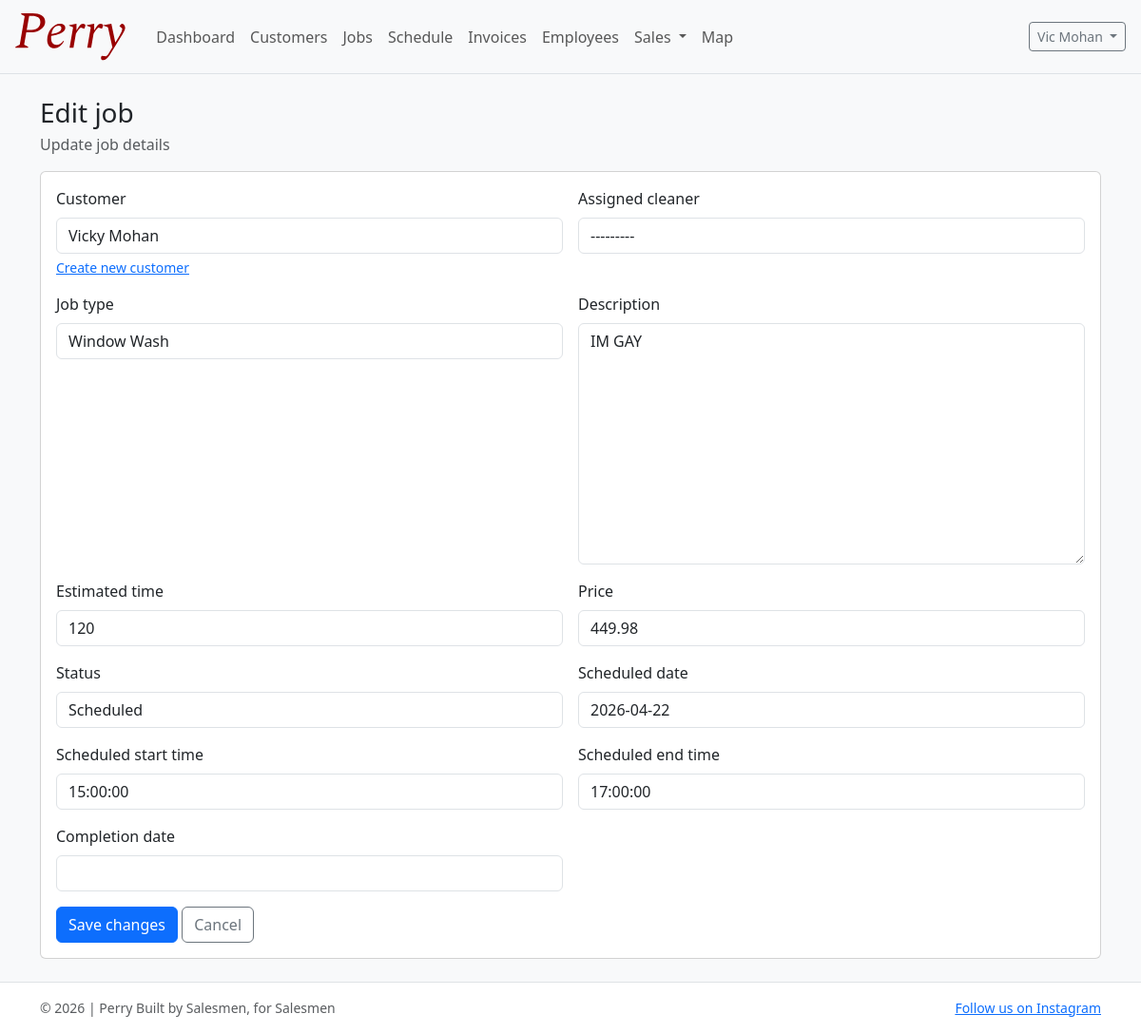
The app's page /jobs/41/edit/ (signed in), older data.
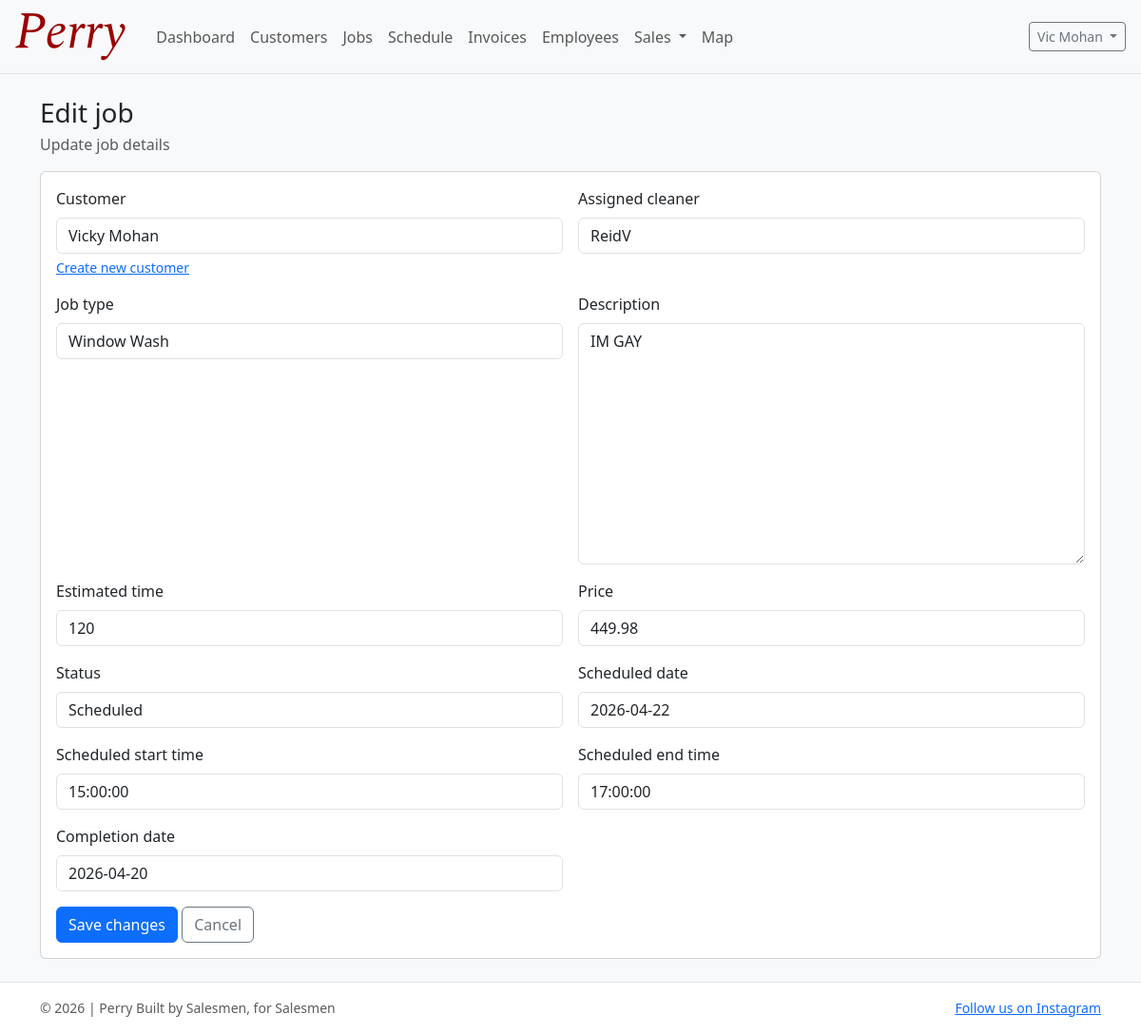
The same page, newer data.
### jobs/models.py (models this page shows, shortened)
class Job(models.Model):
    customer = models.ForeignKey("customers.Customer", on_delete=models.CASCADE, related_name="jobs")
    sale = models.OneToOneField("sales.Sale", on_delete=models.SET_NULL, null=True, blank=True, related_name="job")
    created_by = models.ForeignKey(
        settings.AUTH_USER_MODEL, on_delete=models.PROTECT, related_name="created_jobs"
    )
    assigned_cleaner = models.ForeignKey(
        settings.AUTH_USER_MODEL,
        on_delete=models.PROTECT,
        null=True,
        blank=True,
        related_name="assigned_jobs",
        limit_choices_to={"role__in": ["CLEANER", "BOTH"]},
    )
    job_type = models.CharField(max_length=30, choices=JobType.choices, default=JobType.WINDOW_WASH)
    description = models.TextField(blank=True)
    estimated_time = models.PositiveIntegerField(help_text="Minutes", default=120)  # 2 hours default
    price = models.DecimalField(max_digits=10, decimal_places=2, default=0)
    status = models.CharField(max_length=20, choices=JobStatus.choices, default=JobStatus.PENDING)
    scheduled_date = models.DateField(null=True, blank=True)
    scheduled_start_time = models.TimeField(null=True, blank=True)
    scheduled_end_time = models.TimeField(null=True, blank=True)
    completion_date = models.DateField(null=True, blank=True)
    created_at = models.DateTimeField(auto_now_add=True)
    class Meta:
        ordering = ["-created_at"]

### jobs/views.py (the view)
# urls.py: path("<int:pk>/edit/", job_edit, name="job_edit"),
@login_required
def job_edit(request, pk: int):
    job = get_object_or_404(Job.objects.select_related("created_by"), pk=pk)
    if request.method == "POST":
        form = JobForm(request.POST, instance=job)
        if form.is_valid():
            form.save()
            messages.success(request, "Job updated.")
            return redirect("job_detail", pk=job.pk)
    else:
        form = JobForm(instance=job)
    return render(request, "jobs/job_form.html", {"form": form, "job": job, "is_edit": True})

### jobs/forms.py
class JobForm(forms.ModelForm):
    class Meta:
        model = Job
        fields = [
            "customer",
            "assigned_cleaner",
            "job_type",
            "description",
            "estimated_time",
            "price",
            "status",
            "scheduled_date",
            "scheduled_start_time",
            "scheduled_end_time",
            "completion_date",
        ]
    def __init__(self, *args, **kwargs):
        super().__init__(*args, **kwargs)
        for field in self.fields.values():
            existing = field.widget.attrs.get("class", "")
            field.widget.attrs["class"] = (existing + " form-control").strip()

### accounts/models.py (called while the page is built)
    def get_full_name(self) -> str:  # type: ignore[override]
        full = f"{self.first_name} {self.last_name}".strip()
        return full or self.username

### customers/models.py (called while the page is built)
    def __str__(self) -> str:
        return f"{self.first_name} {self.last_name}".strip()

### templates/jobs/job_form.html (shortened to what this page needs)
{% extends "base.html" %}
{% block content %}
  <div class="d-flex justify-content-between align-items-start gap-3 flex-wrap mb-3">
    <div>
      <h1 class="h3 mb-1">{% if is_edit %}Edit job{% else %}New job{% endif %}</h1>
      <div class="text-muted">
        {% if is_edit %}Update job details{% else %}Create a job for a customer{% endif %}
      </div>
    </div>
  </div>
  <div class="card">
    <div class="card-body">
      <form method="post" class="row g-3">
        {% for field in form %}
          <div class="col-md-6">
            <label class="form-label" for="{{ field.id_for_label }}">{{ field.label }}</label>
            {{ field }}
            {% if field.name == 'customer' %}
              <div class="form-text"><a href="{% url 'customer_create' %}?next={% url 'job_create' %}">Create new customer</a></div>
            {% endif %}
          </div>
        {% endfor %}
        <div class="col-12">
          <button class="btn btn-primary" type="submit">{% if is_edit %}Save changes{% else %}Create job{% endif %}</button>
          <a class="btn btn-outline-secondary" href="{% url 'job_list' %}">Cancel</a>
        </div>
      </form>
    </div>
  </div>
{% endblock %}

Row changes from the older to the newer data that the page shows:
changed Job "Vicky Mohan": assigned_cleaner "---------" → "ReidV"; completion_date (not shown) → "2026-04-20"
